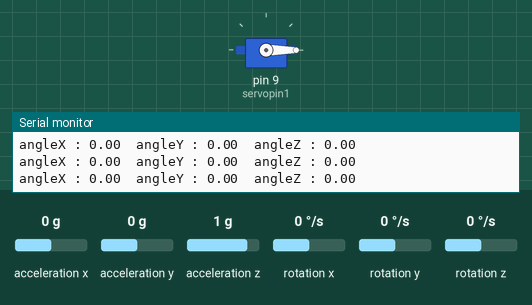
This sketch was run on a simulated Arduino Uno, built with avr-gcc and run on an emulated ATmega328P. Shown: servo, the last lines printed to the serial monitor. The test bench sets the inputs (shaded band); at power-on: rotation z 0 °/s, acceleration x 0 g, acceleration y 0 g, acceleration z 1 g, rotation x 0 °/s, rotation y 0 °/s.

Above: at 4.2 s.
4.3 s: rotation z set to 100 °/s
At 4.6 s:
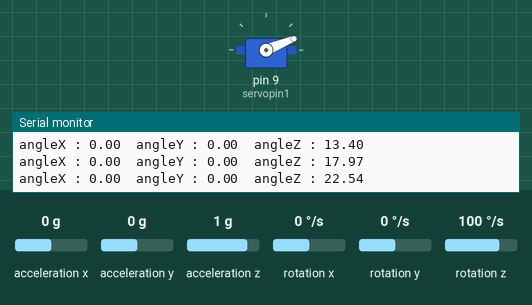
At 7.0 s:
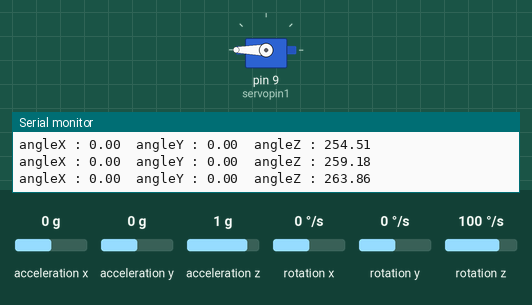
7.3 s: rotation z set to -192 °/s
At 8.09 s:
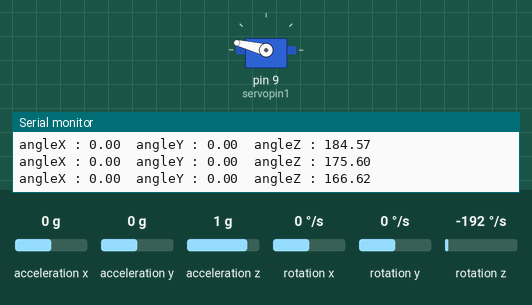
Timing chart, 0 to 10.5 s (numbered marks = the images above; inputs shaded):
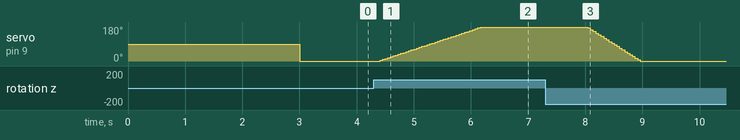

Measured:
- after the input at 4.3 s, servo on pin 9 (servopin1): moves from 0° to 180° over 1.8 s, starting after 0.11 s

The sketch:

MPU6050_V.3_otra_libreria.ino
```cpp
#include <Servo.h>
#include <MPU6050_tockn.h>
#include <Wire.h>

MPU6050 mpu6050(Wire);

Servo servo1;

#define servopin1 9

int ejeZ;

void setup() {
  Serial.begin(9600);
  Wire.begin();

  mpu6050.begin();
  mpu6050.calcGyroOffsets(true);

  servo1.attach(servopin1);
}

void loop() {
  ejeZ = mpu6050.getAngleZ();

  mpu6050.update();
  Serial.print("angleX : ");
  Serial.print(mpu6050.getAngleX());
  Serial.print("\tangleY : ");
  Serial.print(mpu6050.getAngleY());
  Serial.print("\tangleZ : ");
  Serial.println(mpu6050.getAngleZ());

  servo1.write(ejeZ);
}
```
